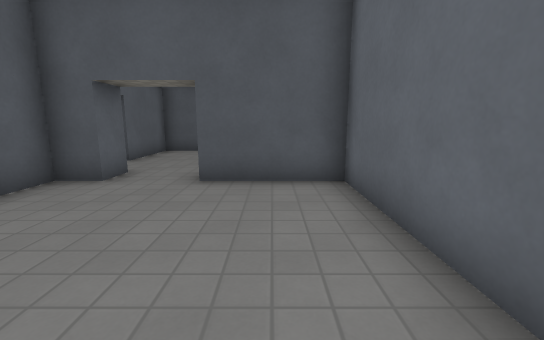
View 1 (above)

12 first-person views from a walk through a level from a Godot 3-D game. The camera is 1.2 m above the floor, tilts 10° down and sees 90° across. The floor is counted in squares, 1 m on a side. Each view is taken from the middle of a square. On the plan, view 1 faces up. The plan holds only what a view shows up to about 13 squares ahead; the rest is blank. The place goes on beyond the plan. Surface patterns are stand-ins for the level's own textures.

View 2
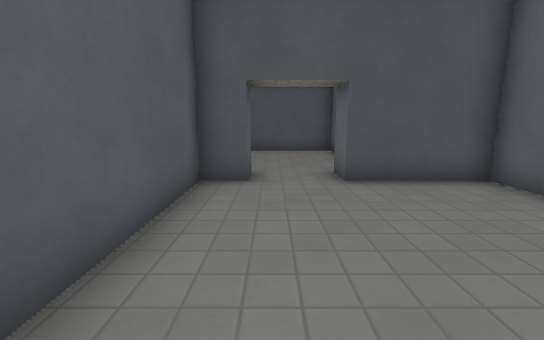

View 3
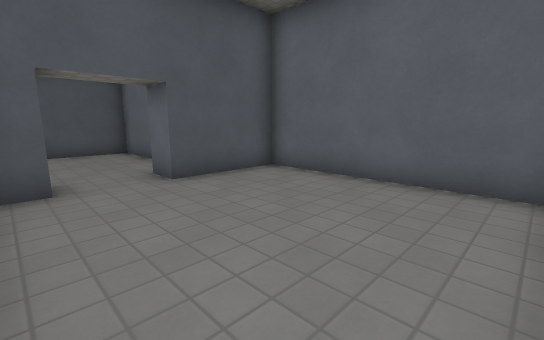

View 4
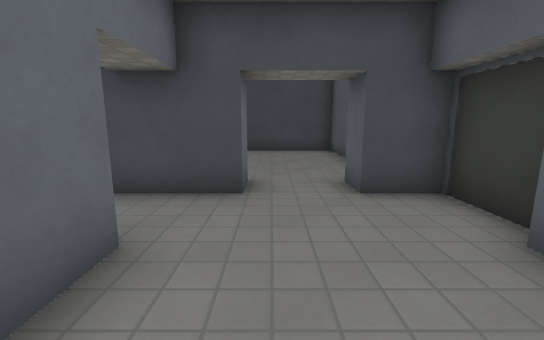

View 5
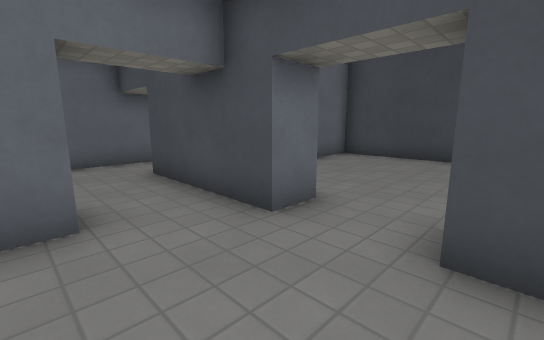

View 6
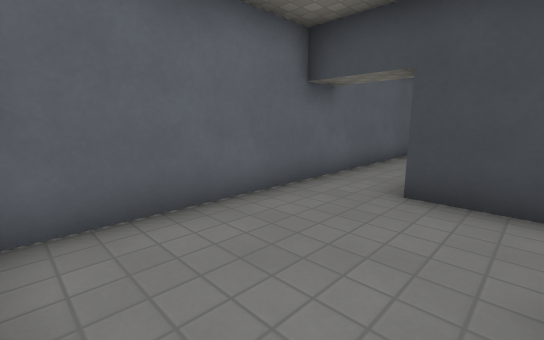

View 7
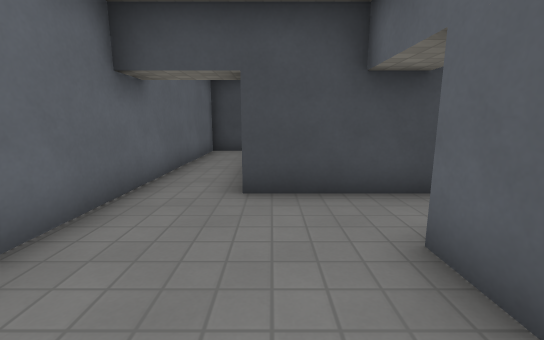

View 8
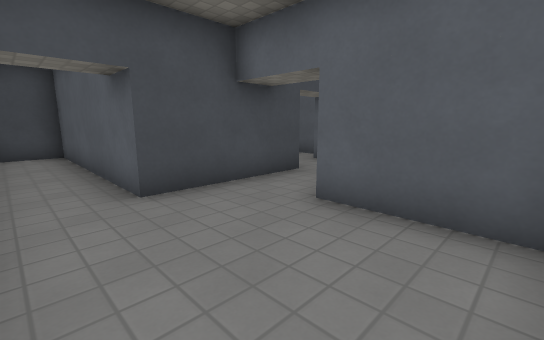

View 9
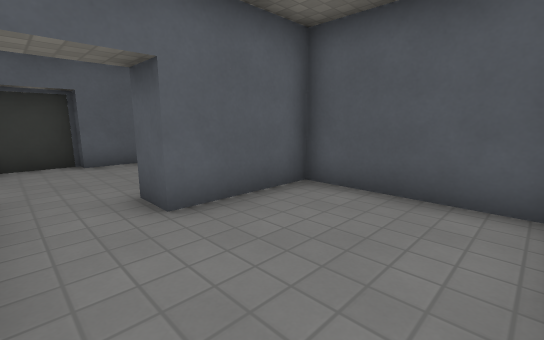

View 10
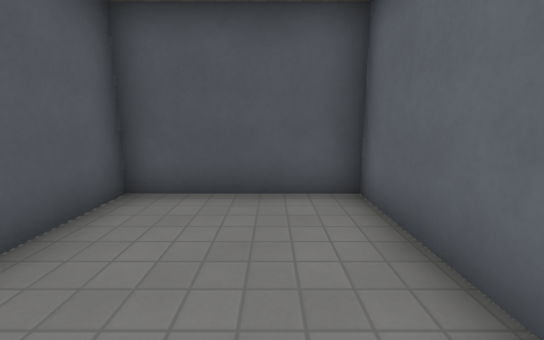

View 11
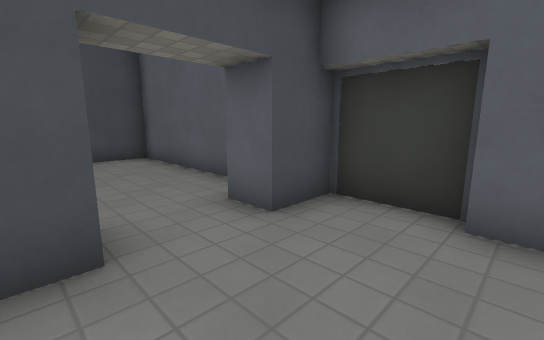

View 12
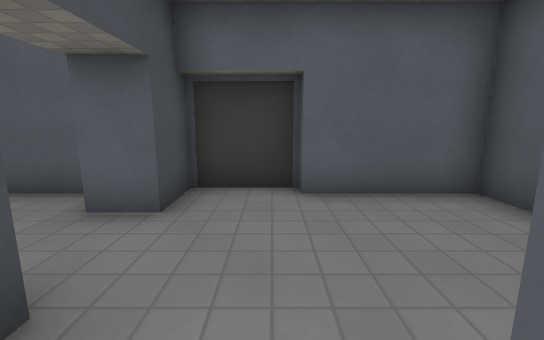

### Floor plan
Points are (right, up) in squares from view 1. A wall is a line through its corners. A room is listed if a view was taken in it or the views show most of it. See-through windows are left out.
Room 1 (views 1, 2, 3)
walls: (-3.5, 6.5) (-3.5, 5.5) (-4.5, 5.5) (-4.5, -0.5) (1.5, -0.5) (1.5, 5.5) (-1.5, 5.5) (-1.5, 6.5)
ways out: opening at (-2.5, 6) to room 2
Room 2 (views 4, 5, 11)
walls: (-4.9, 8.5) (-4.9, 6.5) (-3.5, 6.5); (-0.5, 8.5) (-0.5, 11.5) (-4.5, 11.5) (-4.5, 8.5); (-1.5, 6.5) (-0.5, 6.5)
ways out: opening at (-2.5, 6) to room 1; opening at (0, 7.5) to room 3; closed door at (-5, 7.5)
Room 3 (views 6, 7, 8, 9, 10, 12)
walls: (-0.5, 6.5) (2.5, 6.5) (2.5, -0.5) (4.5, -0.5) (4.5, 11.5) (0.5, 11.5) (0.5, 8.5) (-0.5, 8.5)
ways out: opening at (0, 7.5) to room 2

Positions as (right, up) in squares from view 1, and headings:
1: (0, 0), facing up
2: (-3, 0), facing up
3: (-4, 0), facing up-right
4: (-2, 11), facing down
5: (-4, 9), facing down-right
6: (1, 11), facing down-right
7: (2, 11), facing down
8: (4, 11), facing down-left
9: (4, 7), facing up-left
10: (3, 7), facing up
11: (-1, 9), facing down-left
12: (0, 8), facing left
